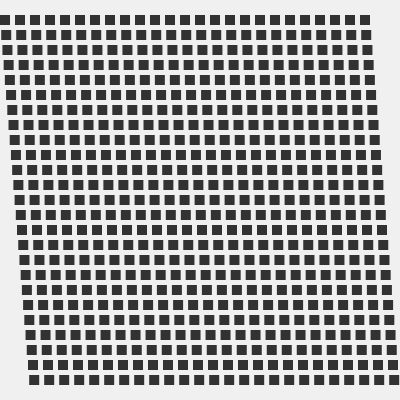
Frame 1 (no input)
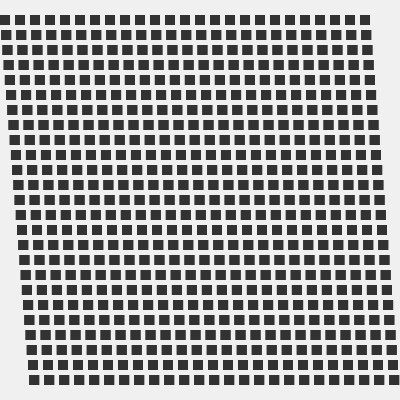
Frame 2 (the mouse pressed at the canvas centre, redrawn once)

The p5.js sketch that drew these frames (run headless with seeded random() and noise() and a simulated clock; the mouse was pressed at the canvas centre and the sketch redrawn once):

// p5.js sketch
// ── sketch.js
function setup() {
  createCanvas(400, 400);
  background(240);
  fill(50);
  noStroke();
  noLoop();
}

function draw() {
  for (let x = 15; x < width-15; x += 15) {
    for (let y = 15; y < height -15; y += 15) {
      let xOffset = map (y, 15, height-15, -15, 15);
      rect(x+xOffset, y, 10, 10);
    }
  }
}
